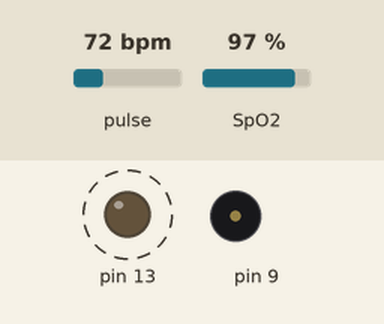
Simulated run of this sketch. Board: Arduino Uno, built with avr-gcc and run on an emulated ATmega328P. On the bench: output pins drawn as LEDs (lit = HIGH), buzzer (waves = sounding). Dashed ring = blinking. Inputs (shaded band) come from the test bench; at power-on: pulse 72 bpm, SpO2 97 %. What the sketch prints to the serial monitor is not drawn.

Above: at 0.5 s.
Timing chart, 0 to 4.6 s (numbered marks = the images above):
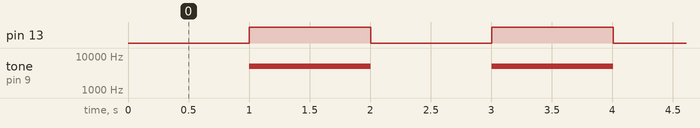

Measured:
- by itself, pin 13: alternates HIGH for 1.0 s and LOW for 1.0 s
- by itself, tone on pin 9: alternates 5000 Hz for 1.0 s and silent for 1.0 s

The sketch:

Pulseria.ino
```cpp
#include <Wire.h>
#include "MAX30100_PulseOximeter.h"

#define REPORTING_PERIOD_MS     1000

PulseOximeter pox;

uint32_t tsLastReport = 0;

int ledState = LOW;
bool hasBeat = false;


void onBeatDetected()
{
//    Serial.println("Finger detected!");
    hasBeat = true;
}

void setup()
{
    Serial.begin(9600);
    Serial.print("q");
    Serial.println("");

//    Serial.print("Initializing pulse oximeter..");

    if (!pox.begin()) {
//        Serial.println("FAILED");
        for(;;);
    } else {
//        Serial.println("SUCCESS");
    }


    //Beat detection method
    pox.setOnBeatDetectedCallback(onBeatDetected);
    pinMode(13,OUTPUT);
    pinMode(9,OUTPUT);
}

void loop()
{
    //update
    pox.update();


    // 0 means nothing to detect
    if (millis() - tsLastReport > REPORTING_PERIOD_MS) {
//        Serial.print("Heart rate:");
        Serial.print(pox.getHeartRate()); // get heart rate
        Serial.print(" ");
//        Serial.print("bpm / SpO2:");
        Serial.println(pox.getSpO2()); // get oxygen rate
//        Serial.println("%");

        if(hasBeat){
          if(ledState == LOW){
            ledState = HIGH;
            digitalWrite(13,ledState);
            tone(9, 5000);
          }else{
            ledState = LOW;
            digitalWrite(13,ledState);
            noTone(9);
            hasBeat = false;
          }
        }

        tsLastReport = millis();
    }
}
```
